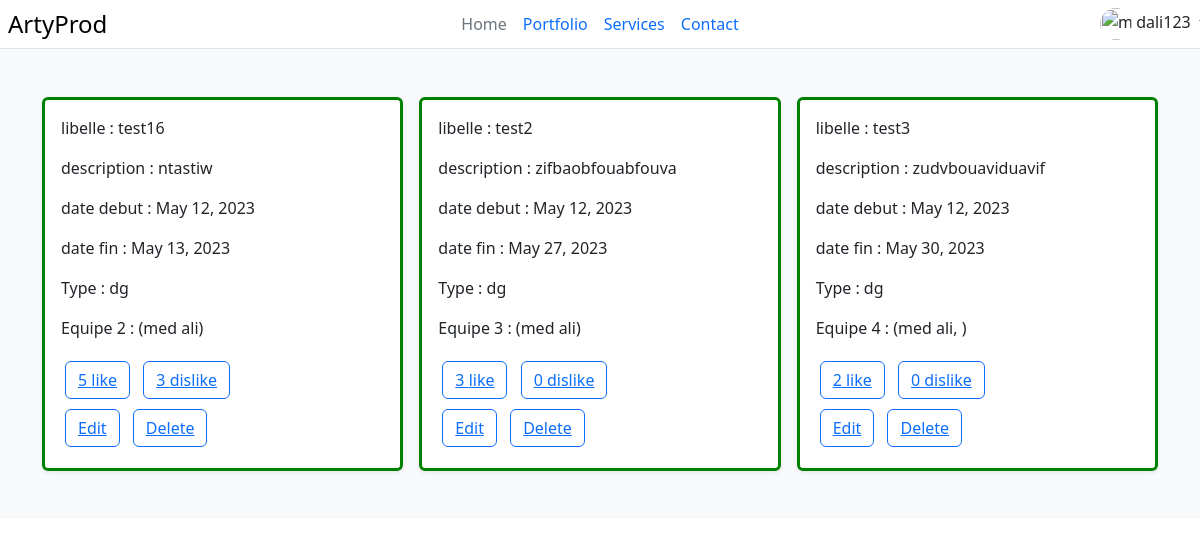
Page /ArtyProd/projetlist/ (signed in) on the committed database.
### ArtyProd/models.py (models this page shows, shortened)
class CustomUser(AbstractUser):
    USER_TYPE_CHOICES = [
        ('personnel', 'Personnel'),
        ('client', 'Client'),
    ]
    user_type = models.CharField(
        max_length=20,
        choices=USER_TYPE_CHOICES,
        default='client',
    )
    groups = models.ManyToManyField(
        'auth.Group',
        related_name='custom_users',
        blank=True,
        help_text='The groups this user belongs to. A user will get all permissions granted to each of their groups.',
        verbose_name='groups',
    )
    user_permissions = models.ManyToManyField(
        'auth.Permission',
        related_name='custom_users',
        blank=True,
        help_text='Specific permissions for this user.',
        verbose_name='user permissions',
    )

class Projet(models.Model):
    status = models.BooleanField(default=False)
    libelle=models.CharField(max_length=255)
    description=models.CharField(max_length=255)
    date_debut=models.DateField()
    date_fin=models.DateField()
    acheve=models.BooleanField(default=False)
    services=models.ForeignKey(Service,on_delete=models.CASCADE)
    equipe=models.OneToOneField(Equipe,on_delete=models.CASCADE,default=None)
    avisp=models.DecimalField(default=0,decimal_places=0,max_digits=999)
    avisn=models.DecimalField(default=0,decimal_places=0,max_digits=999)

class Service(models.Model):
    types=[
        ('dg','Design Graphique'),
        ('pa','Production Audiovisuelle'),
        ('c3d','Conception 3D')
    ]
    description=models.CharField(max_length=255)
    type=models.CharField(max_length=255,choices=types,default='dg')
    details=models.ForeignKey(Detail,on_delete=models.CASCADE)
    def __str__(self):
        return "\nType : "+self.type+"\n"

class Equipe(models.Model):
    personnels=models.ManyToManyField(Personnel)
    def __str__(self):
        personnel_list = ", ".join(personnel.nom for personnel in self.personnels.all())
        i=self.id
        return f"Equipe {i} : ({personnel_list})"

class Personnel(models.Model):
    user = models.OneToOneField(CustomUser, on_delete=models.CASCADE,default=None)
    nom=models.CharField(max_length=255)
    fichier_CV=models.FileField(upload_to='uploads/',max_length=255,default=None)
    fichier_photo=models.ImageField(upload_to='media/',max_length=255,default=None)
    lien_linkedln=models.CharField(max_length=255,default="")

### ArtyProd/views.py (the view)
# urls.py: path('projetlist/',views.ProjetList),
def ProjetList(request):
    list=Projet.objects.filter(status=True)
    return render( request,'ArtyProd/projetlist.html',{'list':list})

### ArtyProd/templates/ArtyProd/projetlist.html (shortened to what this page needs)
{% extends 'acceuil.html' %}
{% block content %}
{% load bootstrap5 %}
{% bootstrap_css %}
{% load static %}
<form method='POST' class="post-form">
<div class="album py-5 bg-light">
  <div class="container">
    <div class="row row-cols-1 row-cols-sm-2 row-cols-md-3 g-3">
      {% for pr in list %}
      {% if pr.acheve  %}
      <div class="col" >
        <div class="card shadow-sm" style="border: 3px solid green;">
          <div class="card-body" >
               <p>libelle : {{pr.libelle}} </p>
               <p>description : {{pr.description}} </p>
               <p>date debut : {{pr.date_debut}} </p>
               <p>date fin : {{pr.date_fin}} </p>
               <p>{{pr.services}} </p>
               <p>{{pr.equipe}} </p>
               <button class="btn btn-outline-primary ms-1" style="margin: 5px;"><a href="{% url 'increment_avisp' pr.id %}">{{ pr.avisp }}  like</a>   </button>
               <button class="btn btn-outline-primary ms-1" style="margin: 5px;"><a href="{% url 'decrement_avisn' pr.id %}">{{ pr.avisn }}  dislike</a>   </button>
               <button class="btn btn-outline-primary ms-1" style="margin: 5px;"><a href="{% url 'projet-edit' pr.id %}">Edit</a>   </button>
               <button class="btn btn-outline-primary ms-1" style="margin: 5px;"><a href="{% url 'delete-projet' pr.pk %}">Delete</a>   </button>
          </div>
        </div>
      </div>
      {% endif %}
      {% endfor %}
    </div>
  </div>
</div>
{% endblock %}

### ArtyProd/templates/acceuil.html (shortened to what this page needs)
{% load bootstrap5 %}
{% bootstrap_css %}
{% load bootstrap_icons %}
<div  style="background: transparent ;">
    <header class="d-flex flex-wrap align-items-center justify-content-center justify-content-md-between py-1 mb-6 border-bottom">
      <div class="col-md-1 mb-2 mb-md-0">
        <a href="{% url 'home' %}" class="d-flex align-items-center mb-3 mb-md-0 me-md-auto link-body-emphasis text-decoration-none">
            <span class="fs-4">ArtyProd</span>
          </a>
      </div>
      <ul class="nav col-12 col-md-auto mb-2 justify-content-center mb-md-0">
        <li><a href="{% url 'home' %}" class="nav-link px-2 link-secondary" >Home</a></li>
        <li><a href="#" class="nav-link px-2">Portfolio</a></li>
        <li><a href="#" class="nav-link px-2">Services</a></li>
        <li><a href="#" class="nav-link px-2">Contact</a></li>
      </ul>
      <div class="col-md-1 text-end" >
          {% if user.is_authenticated %}
          <div class="flex-shrink-0 dropdown" >
            <a href="#" class="d-block link-dark text-decoration-none dropdown-toggle" data-bs-toggle="dropdown" aria-expanded="false">
              <img src="https://github.com/mdo.png" alt="mdo" width="32" height="32" class="rounded-circle">
              {{user}}
            </a>
          </div>
          {% else %}
            <div class="d-flex align-items-center" style="margin-left: -100px;">
                <a class="nav-link" href="{% url 'login' %}">Connexion</a>
                <a class="nav-link" href="{% url 'register' %}">Inscription</a>
            </div>
          {% endif %}
      </div>
    </header>
  </div>
{% block content %}
{% endblock %}

### rows in the picture
CustomUser: username "dali123"
Projet: libelle "test16", description "ntastiw", date_debut "May 12, 2023", date_fin "May 13, 2023", services "Type : dg", equipe "Equipe 2 : (med ali)", avisp "5", avisn "3"
Projet: libelle "test2", description "zifbaobfouabfouva", date_debut "May 12, 2023", date_fin "May 27, 2023", services "Type : dg", equipe "Equipe 3 : (med ali)", avisp "3", avisn "0"
Projet: libelle "test3", description "zudvbouaviduavif", date_debut "May 12, 2023", date_fin "May 30, 2023", services "Type : dg", equipe "Equipe 4 : (med ali, )", avisp "2", avisn "0"
